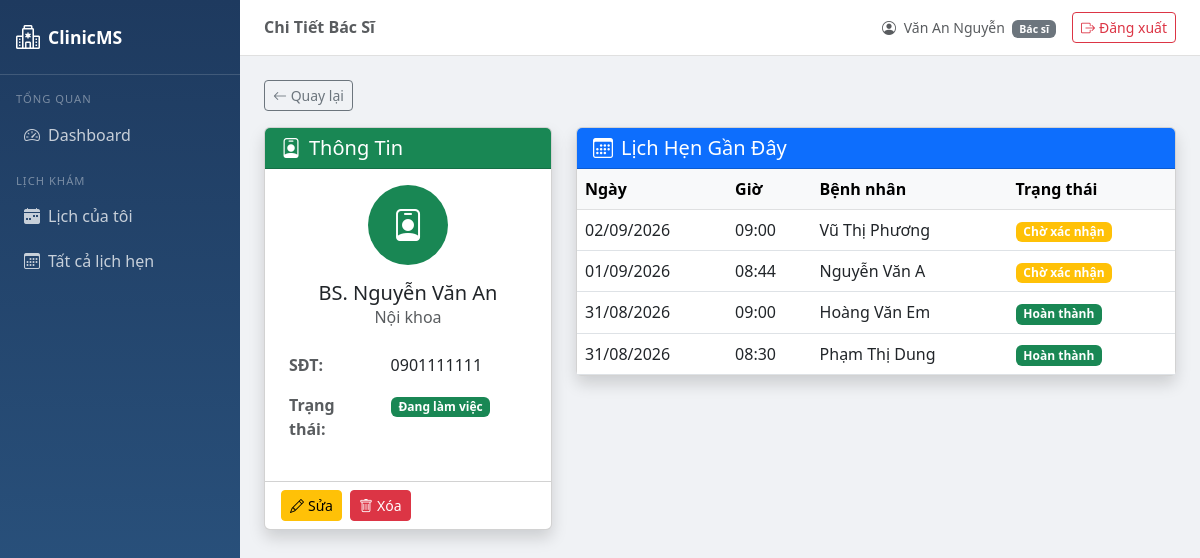
Screenshot of /doctors/1/ (signed in) with the database file from the repository.
### accounts/models.py (models this page shows, shortened)
class UserProfile(models.Model):
    ROLE_CHOICES = [
        ('admin', 'Quản trị viên'),
        ('doctor', 'Bác sĩ'),
        ('staff', 'Nhân viên'),
    ]
    user = models.OneToOneField(User, on_delete=models.CASCADE, related_name='profile')
    role = models.CharField(max_length=10, choices=ROLE_CHOICES, default='staff', verbose_name='Vai trò')
    phone = models.CharField(max_length=15, blank=True, verbose_name='Số điện thoại')
    class Meta:
        verbose_name = 'Hồ sơ người dùng'
        verbose_name_plural = 'Hồ sơ người dùng'

### doctors/models.py (models this page shows, shortened)
class Doctor(models.Model):
    user = models.OneToOneField(User, on_delete=models.SET_NULL, null=True, blank=True,
                                related_name='doctor', verbose_name='Tài khoản')
    full_name = models.CharField(max_length=100, verbose_name='Họ và tên')
    specialty = models.CharField(max_length=100, verbose_name='Chuyên khoa')
    phone = models.CharField(max_length=15, blank=True, verbose_name='Số điện thoại')
    is_active = models.BooleanField(default=True, verbose_name='Đang hoạt động')
    class Meta:
        verbose_name = 'Bác sĩ'
        verbose_name_plural = 'Bác sĩ'
        ordering = ['full_name']

### appointments/models.py (models this page shows, shortened)
class Appointment(models.Model):
    STATUS_CHOICES = [
        ('pending', 'Chờ xác nhận'),
        ('confirmed', 'Đã xác nhận'),
        ('checked_in', 'Đã check-in'),
        ('done', 'Hoàn thành'),
        ('cancelled', 'Đã hủy'),
    ]
    patient = models.ForeignKey(Patient, on_delete=models.CASCADE, verbose_name='Bệnh nhân')
    doctor = models.ForeignKey(Doctor, on_delete=models.CASCADE, verbose_name='Bác sĩ')
    date = models.DateField(verbose_name='Ngày khám')
    start_time = models.TimeField(verbose_name='Giờ bắt đầu')
    end_time = models.TimeField(verbose_name='Giờ kết thúc')
    status = models.CharField(max_length=15, choices=STATUS_CHOICES, default='pending',
                              verbose_name='Trạng thái')
    note = models.TextField(blank=True, verbose_name='Ghi chú')
    created_at = models.DateTimeField(auto_now_add=True, verbose_name='Ngày tạo')
    class Meta:
        verbose_name = 'Lịch hẹn'
        verbose_name_plural = 'Lịch hẹn'
        ordering = ['-date', '-start_time']
    def get_status_badge_class(self):
        return {
            'pending': 'warning',
            'confirmed': 'primary',
            'checked_in': 'info',
            'done': 'success',
            'cancelled': 'danger',
        }.get(self.status, 'secondary')

### patients/models.py (models this page shows, shortened)
class Patient(models.Model):
    GENDER_CHOICES = [
        ('M', 'Nam'),
        ('F', 'Nữ'),
        ('O', 'Khác'),
    ]
    full_name = models.CharField(max_length=100, verbose_name='Họ và tên')
    date_of_birth = models.DateField(verbose_name='Ngày sinh')
    gender = models.CharField(max_length=1, choices=GENDER_CHOICES, verbose_name='Giới tính')
    phone = models.CharField(max_length=15, verbose_name='Số điện thoại')
    address = models.TextField(blank=True, verbose_name='Địa chỉ')
    created_at = models.DateTimeField(auto_now_add=True, verbose_name='Ngày tạo')
    class Meta:
        verbose_name = 'Bệnh nhân'
        verbose_name_plural = 'Bệnh nhân'
        ordering = ['-created_at']

### doctors/views.py (the view)
# urls.py: path('<int:pk>/', views.doctor_detail, name='detail'),
@login_required
@role_required('admin', 'staff', 'doctor')
def doctor_detail(request, pk):
    doctor = get_object_or_404(Doctor, pk=pk)
    try:
        from appointments.models import Appointment
        appointments = Appointment.objects.filter(
            doctor=doctor
        ).select_related('patient').order_by('-date', '-start_time')[:20]
    except Exception:
        appointments = []
    return render(request, 'doctors/doctor_detail.html', {
        'doctor': doctor, 'appointments': appointments,
    })

### accounts/context_processors.py (called while the page is built)
def user_role(request):
    ctx = {
        'is_admin': False,
        'is_staff_role': False,
        'is_doctor': False,
        'is_admin_or_staff': False,
    }
    if request.user.is_authenticated:
        if request.user.is_superuser:
            ctx['is_admin'] = True
            ctx['is_admin_or_staff'] = True
        elif hasattr(request.user, 'profile'):
            role = request.user.profile.role
            ctx['is_admin']         = (role == 'admin')
            ctx['is_staff_role']    = (role == 'staff')
            ctx['is_doctor']        = (role == 'doctor')
            ctx['is_admin_or_staff'] = (role in ['admin', 'staff'])
    return ctx

### templates/doctors/doctor_detail.html (shortened to what this page needs)
{% extends 'base.html' %}
{% block page_title %}Chi Tiết Bác Sĩ{% endblock %}
{% block content %}
<div class="mb-3"><a href="{% url 'doctors:list' %}" class="btn btn-outline-secondary btn-sm"><i class="bi bi-arrow-left"></i> Quay lại</a></div>
<div class="row g-4">
    <div class="col-md-4">
        <div class="card shadow">
            <div class="card-header bg-success text-white"><h5 class="mb-0"><i class="bi bi-person-badge me-2"></i>Thông Tin</h5></div>
            <div class="card-body text-center">
                <div class="rounded-circle bg-success d-inline-flex align-items-center justify-content-center text-white mb-3" style="width:80px;height:80px;font-size:2rem">
                    <i class="bi bi-person-badge"></i>
                </div>
                <h5 class="mb-0">BS. {{ doctor.full_name }}</h5>
                <p class="text-muted">{{ doctor.specialty }}</p>
                <table class="table table-borderless text-start">
                    <tr><th class="text-muted" style="width:40%">SĐT:</th><td>{{ doctor.phone|default:"—" }}</td></tr>
                    <tr><th class="text-muted">Trạng thái:</th><td>{% if doctor.is_active %}<span class="badge bg-success">Đang làm việc</span>{% else %}<span class="badge bg-secondary">Tạm nghỉ</span>{% endif %}</td></tr>
                </table>
            </div>
            <div class="card-footer bg-transparent">
                <div class="d-flex gap-2">
                    <a href="{% url 'doctors:update' pk=doctor.pk %}" class="btn btn-warning btn-sm"><i class="bi bi-pencil me-1"></i>Sửa</a>
                    <a href="{% url 'doctors:delete' pk=doctor.pk %}" class="btn btn-danger btn-sm"><i class="bi bi-trash me-1"></i>Xóa</a>
                </div>
            </div>
        </div>
    </div>
    <div class="col-md-8">
        <div class="card shadow">
            <div class="card-header bg-primary text-white"><h5 class="mb-0"><i class="bi bi-calendar3 me-2"></i>Lịch Hẹn Gần Đây</h5></div>
            <div class="card-body p-0">
                {% if appointments %}
                <table class="table table-hover mb-0">
                    <thead class="table-light"><tr><th>Ngày</th><th>Giờ</th><th>Bệnh nhân</th><th>Trạng thái</th></tr></thead>
                    <tbody>
                        {% for a in appointments %}
                        <tr>
                            <td>{{ a.date|date:"d/m/Y" }}</td>
                            <td>{{ a.start_time|time:"H:i" }}</td>
                            <td>{{ a.patient.full_name }}</td>
                            <td><span class="badge bg-{{ a.get_status_badge_class }}">{{ a.get_status_display }}</span></td>
                        </tr>
                        {% endfor %}
                    </tbody>
                </table>
                {% else %}
                <div class="text-center py-4 text-muted"><i class="bi bi-calendar-x fs-1 d-block mb-2"></i>Chưa có lịch hẹn nào.</div>
                {% endif %}
            </div>
        </div>
    </div>
</div>
{% endblock %}

### templates/base.html (shortened to what this page needs)
<!DOCTYPE html>
<html lang="vi">
<head>
    <link href="https://cdn.jsdelivr.net/npm/bootstrap@5.3.0/dist/css/bootstrap.min.css" rel="stylesheet">
    <link href="https://cdn.jsdelivr.net/npm/bootstrap-icons@1.10.5/font/bootstrap-icons.css" rel="stylesheet">
</head>
<body>
<nav class="sidebar">
    <a class="sidebar-brand" href="{% url 'dashboard:index' %}">
        <i class="bi bi-hospital fs-4"></i> ClinicMS
    </a>
    <div class="mt-2">
        <div class="nav-section">Tổng quan</div>
        <a href="{% url 'dashboard:index' %}" class="nav-link {% if request.resolver_match.app_name == 'dashboard' %}active{% endif %}">
            <i class="bi bi-speedometer2 me-2"></i>Dashboard
        </a>
        {% if is_doctor %}
        <div class="nav-section mt-2">Lịch khám</div>
        <a href="{% url 'appointments:my_schedule' %}" class="nav-link {% if request.resolver_match.url_name == 'my_schedule' %}active{% endif %}">
            <i class="bi bi-calendar-week-fill me-2"></i>Lịch của tôi
        </a>
        <a href="{% url 'appointments:list' %}" class="nav-link {% if request.resolver_match.app_name == 'appointments' and request.resolver_match.url_name != 'my_schedule' %}active{% endif %}">
            <i class="bi bi-calendar3 me-2"></i>Tất cả lịch hẹn
        </a>
        {% endif %}
    </div>
</nav>
<div class="main-content">
    <div class="topbar">
        <h6 class="mb-0 fw-semibold text-muted">{% block page_title %}{% endblock %}</h6>
        <div class="d-flex align-items-center gap-3">
            {% if request.user.is_authenticated %}
            <span class="text-muted small">
                <i class="bi bi-person-circle me-1"></i>
                {{ request.user.get_full_name|default:request.user.username }}
                {% if request.user.profile %}
                <span class="badge bg-secondary ms-1">{{ request.user.profile.get_role_display }}</span>
                {% endif %}
            </span>
            <form method="post" action="{% url 'accounts:logout' %}" class="mb-0">
                <button type="submit" class="btn btn-outline-danger btn-sm">
                    <i class="bi bi-box-arrow-right me-1"></i>Đăng xuất
                </button>
            </form>
            {% endif %}
        </div>
    </div>
    <div class="content-area">
        {% block content %}{% endblock %}
    </div>
</div>
</body>
</html>

### templates/base.html (style rules this page uses)
body { background-color: #f0f2f5; }
.sidebar { width: 240px; min-height: 100vh; background: linear-gradient(180deg, #1e3a5f 0%, #2d5986 100%); position: fixed; top: 0; left: 0; z-index: 100; }
.sidebar-brand { padding: 1.2rem 1rem; border-bottom: 1px solid rgba(255,255,255,.15); color: white; font-weight: bold; font-size: 1.1rem; text-decoration: none; display: flex; align-items: center; gap: 8px; }
.sidebar .nav-link { color: rgba(255,255,255,.75); padding: .6rem 1rem; border-radius: 6px; margin: 2px 8px; transition: all .2s; }
.sidebar .nav-section { font-size: .7rem; text-transform: uppercase; letter-spacing: 1px; color: rgba(255,255,255,.4); padding: .5rem 1rem .2rem; }
.main-content { margin-left: 240px; min-height: 100vh; }
.topbar { background: white; border-bottom: 1px solid #e0e0e0; padding: .75rem 1.5rem; display: flex; justify-content: space-between; align-items: center; }
.content-area { padding: 1.5rem; }

### rows the page displays
Doctor: full_name "Nguyễn Văn An", specialty "Nội khoa", phone "0901111111"
Appointment: date "02/09/2026", start_time "09:00", patient.full_name "Vũ Thị Phương", status "Chờ xác nhận"
Appointment: date "01/09/2026", start_time "08:44", patient.full_name "Nguyễn Văn A", status "Chờ xác nhận"
Appointment: date "31/08/2026", start_time "09:00", patient.full_name "Hoàng Văn Em", status "Hoàn thành"
Appointment: date "31/08/2026", start_time "08:30", patient.full_name "Phạm Thị Dung", status "Hoàn thành"

### other values shown
{{ request.user.get_full_name|default:request.user.username }} "Văn An Nguyễn"
{{ request.user.profile.get_role_display }} "Bác sĩ"
